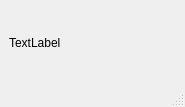
<?xml version="1.0" encoding="UTF-8"?>
<ui version="4.0">
 <class>MainWindow</class>
 <widget class="QMainWindow" name="MainWindow">
  <property name="geometry">
   <rect>
    <x>0</x>
    <y>0</y>
    <width>185</width>
    <height>107</height>
   </rect>
  </property>
  <property name="windowTitle">
   <string>MainWindow</string>
  </property>
  <widget class="QWidget" name="centralwidget">
   <layout class="QGridLayout" name="gridLayout">
    <item row="0" column="0">
     <widget class="QLabel" name="label">
      <property name="text">
       <string>TextLabel</string>
      </property>
     </widget>
    </item>
   </layout>
  </widget>
  <widget class="QMenuBar" name="menubar">
   <property name="geometry">
    <rect>
     <x>0</x>
     <y>0</y>
     <width>185</width>
     <height>22</height>
    </rect>
   </property>
  </widget>
  <widget class="QStatusBar" name="statusbar"/>
 </widget>
 <resources/>
 <connections/>
</ui>
